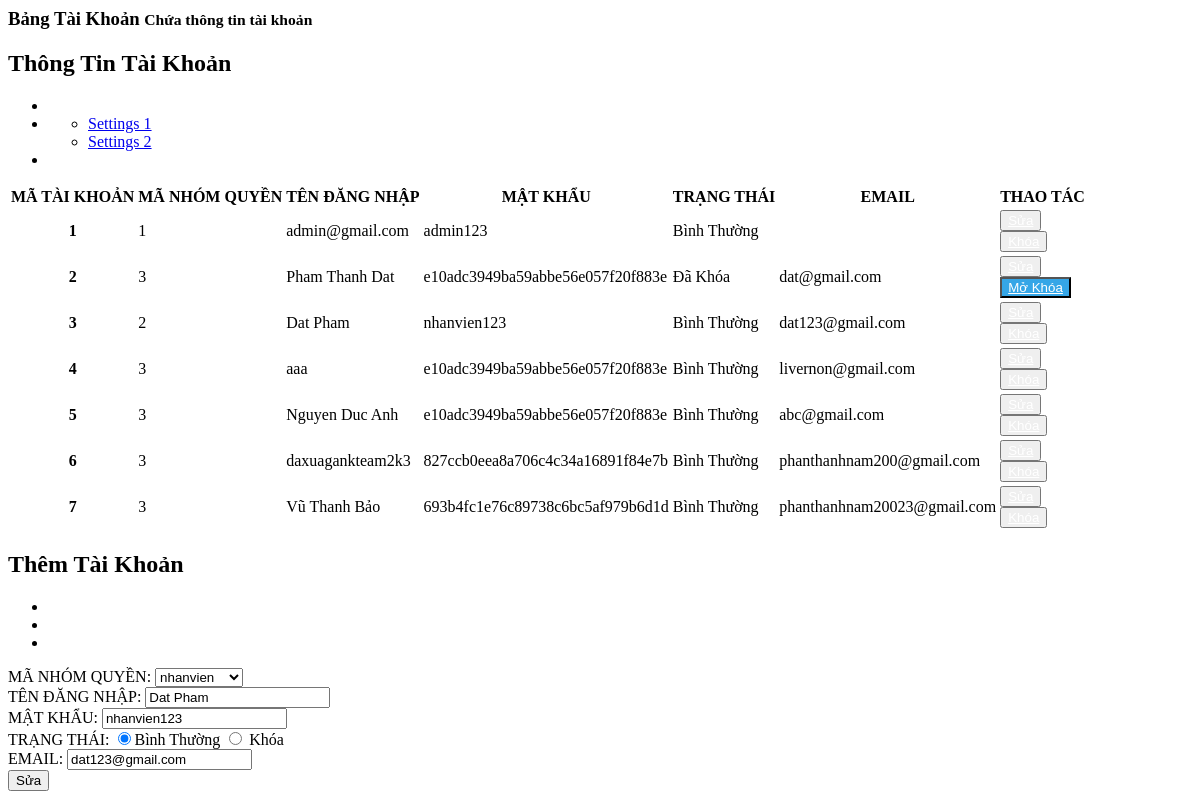
Screenshot of /admin/dashboard/manage_account.php?updatetk=3 with the database file from the repository.
### tables this page shows
CREATE TABLE `taikhoan` (
  `MA_TK` int(10) UNSIGNED NOT NULL,
  `MA_GROUP_QUYEN` int(10) UNSIGNED DEFAULT NULL,
  `TEN_DANG_NHAP` varchar(50) NOT NULL,
  `MAT_KHAU` varchar(500) NOT NULL,
  `STATUS` int(1) NOT NULL DEFAULT 1,
  `EMAIL` varchar(50) NOT NULL
);

CREATE TABLE `groupquyen` (
  `MA_GROUP_QUYEN` int(10) UNSIGNED NOT NULL,
  `TEN_GROUP_QUYEN` varchar(20) NOT NULL
);

### admin/dashboard/manage_account.php (the view, shortened to what this page needs)
<?php
$action_permission = "./action/add_account.php";
$displayupdate = 'none';
$displayblock = 'block';
$displayunblock = 'none';
$MA_TK = "";
$MA_GQ = "";
$TEN_DN = "";
$MK = "";
$EMAIL = "";
$TEN_GQ = "";
if (isset($_GET['updatetk'])) {
  $displayupdate = 'block';
  $id_ma_tk = $_GET['updatetk'];
  $showAccount = "SELECT * FROM taikhoan WHERE MA_TK = '$id_ma_tk'";
  $data1 = mysqli_fetch_assoc(mysqli_query($connect, $showAccount));
  $MA_TK = $data1['MA_TK'];
  $MA_GQ = $data1['MA_GROUP_QUYEN'];
  $TEN_DN = $data1['TEN_DANG_NHAP'];
  $MK = $data1['MAT_KHAU'];
  $EMAIL = $data1['EMAIL'];
  $showPermission = "SELECT * FROM groupquyen WHERE MA_GROUP_QUYEN='$MA_GQ'";
  $data = mysqli_fetch_assoc(mysqli_query($connect, $showPermission));
  $TEN_GQ = $data['TEN_GROUP_QUYEN'];
  $action_permission = "./action/update_account.php";
}
?>
<div class="right_col" role="main">
  <div class="">
    <div class="page-title">
      <div class="title_left">
        <h3>Bảng Tài Khoản <small>Chứa thông tin tài khoản</small></h3>
      </div>
    </div>
    <div class="row">
      <div class="col-md-8 col-sm-6 col-xs-12">
        <div class="x_panel">
          <div class="x_title">
            <h2>Thông Tin Tài Khoản </h2>
            <ul class="nav navbar-right panel_toolbox">
              <li><a class="collapse-link"><i class="fa fa-chevron-up"></i></a>
              </li>
              <li class="dropdown">
                <ul class="dropdown-menu" role="menu">
                  <li><a href="#">Settings 1</a>
                  </li>
                  <li><a href="#">Settings 2</a>
                  </li>
                </ul>
              </li>
              <li><a class="close-link"><i class="fa fa-close"></i></a>
              </li>
            </ul>
          </div>
          <div class="x_content" style="overflow: auto;">
            <table class="table table-striped">
              <thead>
                <tr>
                  <th>MÃ TÀI KHOẢN</th>
                  <th>MÃ NHÓM QUYỀN</th>
                  <th>TÊN ĐĂNG NHẬP</th>
                  <th>MẬT KHẨU</th>
                  <th>TRẠNG THÁI</th>
                  <th>EMAIL</th>
                  <th>THAO TÁC</th>
                </tr>
              </thead>
              <tbody>
                <?php
                $getAccount = "SELECT * FROM taikhoan";
                $Accounts = mysqli_query($connect, $getAccount);
                while ($Account = mysqli_fetch_array($Accounts)) {
                  if($Account['STATUS']=='1'){
                    $trangthai="Bình Thường";
                    $displayblock = 'block';
                    $displayunblock = 'none';
                  } else {
                    $trangthai = "Đã Khóa";
                    $displayunblock = 'block';
                    $displayblock = 'none';
                  }
                ?>
                  <tr>
                    <th scope="row"><?php echo $Account['MA_TK']  ?></th>
                    <td><?php echo $Account['MA_GROUP_QUYEN'] ?></td>
                    <td><?php echo $Account['TEN_DANG_NHAP'] ?></td>
                    <td><?php echo $Account['MAT_KHAU'] ?></td>
                    <td><?php echo $trangthai ?></td>
                    <td><?php echo $Account['EMAIL'] ?></td>
                    <td>
                      <button id="open-update-PN" type="button" class="btn btn-warning" onclick=''><a style="color: white;" href="index.php?manage=accounts&updatetk=<?php echo $Account['MA_TK'] ?>">Sửa</a></button>
                      <button type="submit" style="display:<?php echo $displayblock ?>" class="btn btn-success">
                        <a style="color: white;" href="index.php?manage=accounts&blockstt=<?php echo $Account['STATUS']?>&matk=<?php echo $Account['MA_TK'] ?>">Khóa</a>
                      </button>
                      <button type="submit" style="display:<?php echo $displayunblock?>; background: rgb(53, 166, 231);" class="btn btn-warning">
                        <a style="color: white;" href="index.php?manage=accounts&unblockstt=<?php echo $Account['STATUS'] ?>&matk=<?php echo $Account['MA_TK'] ?>">Mở Khóa</a>
                      </button>
                    </td>
                  </tr>
                <?php
                }
                ?>
              </tbody>
            </table>
          </div>
        </div>
      </div>
      <div class="col-md-4 col-sm-6 col-xs-12">
        <div class="x_panel">
          <div class="x_title">
            <h2>Thêm Tài Khoản</h2>
            <ul class="nav navbar-right panel_toolbox">
              <li><a class="collapse-link"><i class="fa fa-chevron-up"></i></a>
              </li>
              <li class="dropdown">
              </li>
              <li><a class="close-link"><i class="fa fa-close"></i></a>
              </li>
            </ul>
          </div>
          <div class="x_content">
            <form action="<?php echo $action_permission ?>" method="get" id='form-account' >
              <div class="form-group">
                <div class="form-group">
                  <label for="manhomquyen">MÃ NHÓM QUYỀN:</label>
                  <select class="form-control" id="manhomquyen" name="manhomquyen">
                    <option value="<?php echo  $MA_GQ ?>" selected><?php echo  $TEN_GQ ?></option>
                  </select>
                </div>
                <div class="form-group">
                  <label for="tendn">TÊN ĐĂNG NHẬP:</label>
                  <input type="text" class="form-control" id="tendn" placeholder="Nhập mã tài khoản" name="tendn" value="<?php echo  $TEN_DN ?>" require>
                </div>
                <div class="form-group">
                  <label for="mk">MẬT KHẨU:</label>
                  <input type="text" class="form-control" id="mk" placeholder="Nhập mã tài khoản" name="mk" value="<?php echo  $MK ?>" require>
                </div>
                <div class="form-group row">
                  <label for="trangthai">TRẠNG THÁI:</label>
                  <?php
                    $checked="";
                    $unchecked="";
                    $gettt = mysqli_query($connect, "SELECT STATUS from taikhoan WHERE MA_TK='$MA_TK'");
                    if ($gettt->num_rows > 0) {
                      while ($row = $gettt->fetch_assoc()) {
                        if ($row["STATUS"] == '1') {
                          $checked="checked" ;
                          $unchecked="";
                        } else if ($row["STATUS"] == '0') {
                          $unchecked="checked";
                          $checked="";
                        }
                      }
                    }
                  ?>
                  <input type="radio" <?php echo $checked;?> class="form-control" id="trangthai" name="trangthai" value="1" require>Bình Thường
                  <input type="radio" <?php echo $unchecked;?> class="form-control" id="trangthai" name="trangthai" value="0" require> Khóa
                </div>
                <div class="form-group">
                  <label for="email">EMAIL:</label>
                  <input type="text" class="form-control" id="email" placeholder="Nhập mã tài khoản" name="email" value="<?php echo  $EMAIL ?>" require>
                </div>
                <div id="button-update-PN" style="display:<?php echo $displayupdate ?>">
                  <button type="submit" class="btn btn-warning">Sửa</button>
                </div>
            </form>
          </div>
        </div>
      </div>
    </div>
  </div>
</div>

### rows the page displays
taikhoan: MA_TK "1", MA_GROUP_QUYEN "1", TEN_DANG_NHAP "admin@gmail.com", MAT_KHAU "admin123", STATUS "Bình Thường"
taikhoan: MA_TK "2", MA_GROUP_QUYEN "3", TEN_DANG_NHAP "Pham Thanh Dat", MAT_KHAU "e10adc3949ba59abbe56e057f20f883e", STATUS "Đã Khóa", EMAIL "dat@gmail.com"
taikhoan: MA_TK "3", MA_GROUP_QUYEN "2", TEN_DANG_NHAP "Dat Pham", MAT_KHAU "nhanvien123", STATUS "Bình Thường", EMAIL "dat123@gmail.com", tendn "Dat Pham", mk "nhanvien123", email "dat123@gmail.com"
taikhoan: MA_TK "4", MA_GROUP_QUYEN "3", TEN_DANG_NHAP "aaa", MAT_KHAU "e10adc3949ba59abbe56e057f20f883e", STATUS "Bình Thường", EMAIL "livernon@gmail.com"
taikhoan: MA_TK "5", MA_GROUP_QUYEN "3", TEN_DANG_NHAP "Nguyen Duc Anh", MAT_KHAU "e10adc3949ba59abbe56e057f20f883e", STATUS "Bình Thường", EMAIL "abc@gmail.com"
taikhoan: MA_TK "6", MA_GROUP_QUYEN "3", TEN_DANG_NHAP "daxuagankteam2k3", MAT_KHAU "827ccb0eea8a706c4c34a16891f84e7b", STATUS "Bình Thường", EMAIL "phanthanhnam200@gmail.com"
taikhoan: MA_TK "7", MA_GROUP_QUYEN "3", TEN_DANG_NHAP "Vũ Thanh Bảo", MAT_KHAU "693b4fc1e76c89738c6bc5af979b6d1d", STATUS "Bình Thường", EMAIL "phanthanhnam20023@gmail.com"
groupquyen: manhomquyen "nhanvien"
